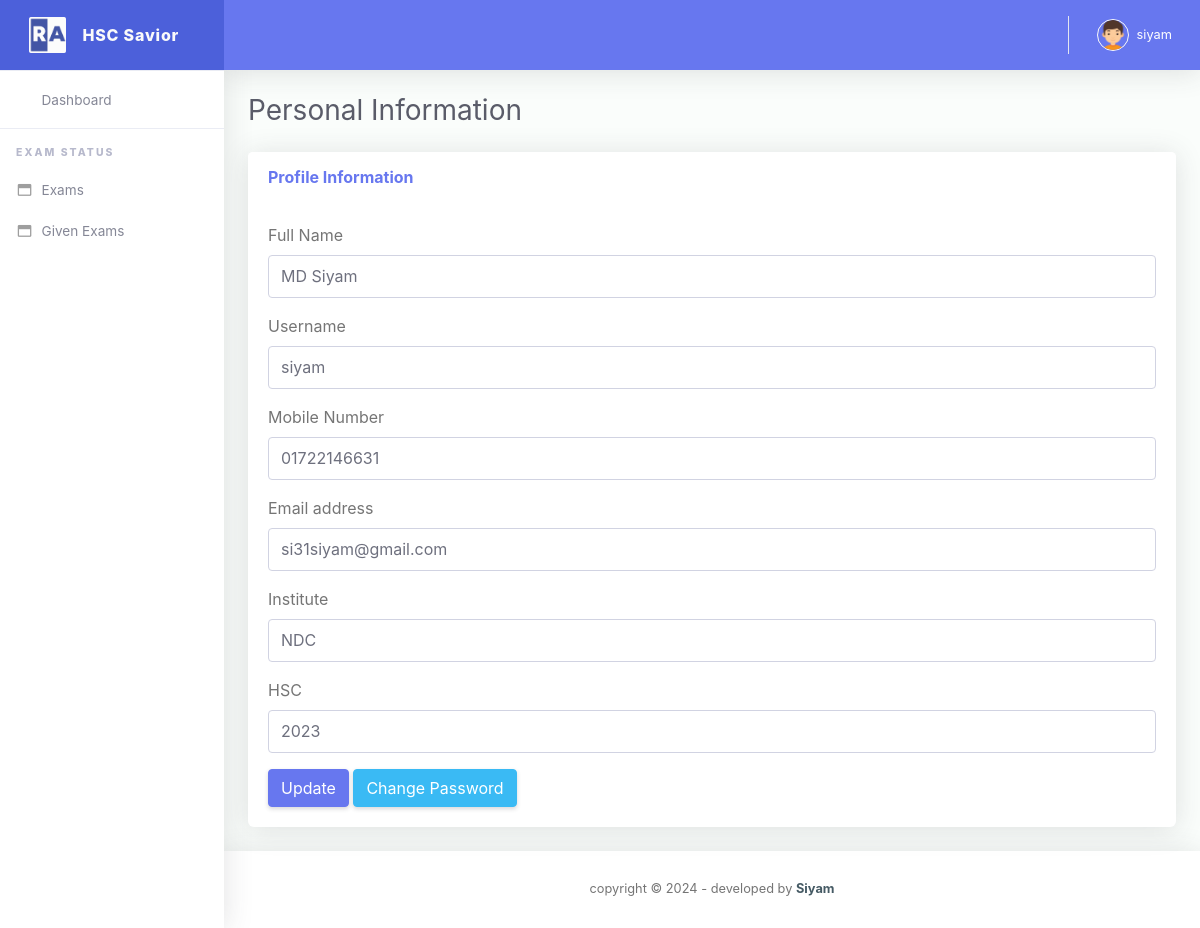
The page /details.php?Profile (signed in) on the database its author committed.
### tables this page shows
CREATE TABLE `students` (
  `id` int(11) NOT NULL,
  `student_id` varchar(255) DEFAULT NULL,
  `full_name` varchar(255) DEFAULT NULL,
  `email` varchar(255) DEFAULT NULL,
  `username` varchar(255) DEFAULT NULL,
  `mobile` varchar(255) DEFAULT NULL,
  `college` varchar(255) DEFAULT NULL,
  `hsc` varchar(255) DEFAULT NULL,
  `password` varchar(255) DEFAULT NULL,
  `confirm_password` varchar(255) DEFAULT NULL,
  `status` int(11) NOT NULL DEFAULT 1
);

### details.php (the view, shortened to what this page needs)
<?php
include './Admin/includes/dbcon.php';
?>
<!DOCTYPE html>
<html lang="en">
<head>
  <?php include './includes/head.php'; ?>
</head>
<body id="page-top">
  <div id="wrapper">
    <?php include 'includes/nav.php' ?>
    <?php
    if(isset($_GET['Profile'])){
      ?>
    <div class="container-fluid" id="container-wrapper">
      <div class="d-sm-flex align-items-center justify-content-between mb-4">
        <h1 class="h3 mb-0 text-gray-800">Personal Information</h1>
      </div>
      <div class="row">
        <div class="col-lg-12">
          <div class="card mb-4">
            <div class="card-header py-3 d-flex flex-row align-items-center justify-content-between">
              <h6 class="m-0 font-weight-bold text-primary">Profile Information</h6>
            </div>
            <div class="card-body">
              <form action="" method="post">
                <div class="form-group">
                  <label for="">Full Name</label>
                  <input type="text" class="form-control" value="<?=$studentFullName?>" id="" name="full_name">
                </div>
                <div class="form-group">
                  <label for="">Username</label>
                  <input type="text" class="form-control" value="<?=$studentUserName?>" id="" name="username" required>
                </div>
                <div class="form-group">
                  <label for="">Mobile Number</label>
                  <input type="text" class="form-control" value="<?=$studentMobile?>" id="" name="mobile">
                </div>
                <div class="form-group">
                  <label for="">Email address</label>
                  <input type="email" class="form-control" value="<?=$studentEmail?>" id="" name="email" required>
                </div>
                <div class="form-group">
                  <label for="">Institute</label>
                  <input type="text" class="form-control" value="<?=$studentInstitute?>" id="" name="college">
                </div>
                <div class="form-group">
                  <label for="">HSC</label>
                  <input type="text" class="form-control" value="<?=$studentHsc?>" id="" name="hsc">
                </div>
                <button type="submit" name="updateStudentsInformation" class="btn btn-primary">Update</button>
                <button type="button" value="<?=$student_id?>" class="btn btn-info" href="javascript:void(0);"
                  data-toggle="modal" data-target="#passwordModal">
                  Change Password
                </button>
              </form>
            </div>
          </div>
        </div>
      </div>
      <?php
    }else{
      echo "Page not Found";
    }
?>
    </div>
    <footer class="sticky-footer bg-white">
      <div class="container my-auto">
        <div class="copyright text-center my-auto">
          <span>copyright &copy;  - developed by
            <b><a href="#" target="_blank">Siyam</a></b>
          </span>
        </div>
      </div>
    </footer>
  </div>
  </div>
</body>
</html>

### includes/nav.php (shortened to what this page needs)
<?php
$student_id = $_SESSION['student_id'];
$selectStudent = mysqli_query($con,"SELECT * FROM students WHERE student_id='$student_id'");
if(mysqli_num_rows($selectStudent) > 0){
  $studentRow = mysqli_fetch_array($selectStudent);
  $studentUserName = $studentRow['username'];
  $studentFullName = $studentRow['full_name'];
  $studentEmail = $studentRow['email'];
  $studentMobile = $studentRow['mobile'];
  $studentInstitute = $studentRow['college'];
  $studentHsc = $studentRow['hsc'];
}else{
  $studentUserName = "Not Added";
  $studentFullName = "Not Added";
}
?>
<ul class="navbar-nav sidebar sidebar-light accordion" id="accordionSidebar">
  <a class="sidebar-brand d-flex align-items-center justify-content-center" href="index.php">
    <div class="sidebar-brand-icon">
      <img src="img/logo/logo2.png">
    </div>
    <div class="sidebar-brand-text mx-3">HSC Savior</div>
  </a>
  <hr class="sidebar-divider my-0">
  <li class="nav-item">
    <a class="nav-link" href="index.php">
      <i class="fas fa-fw fa-tachometer-alt"></i>
      <span>Dashboard</span></a>
  </li>
  <hr class="sidebar-divider">
  <div class="sidebar-heading">
    Exam Status
  </div>
  <li class="nav-item">
    <a class="nav-link" href="list.php?Exams">
      <i class="far fa-fw fa-window-maximize"></i>
      <span>Exams</span>
    </a>
  </li>
  <li class="nav-item">
    <a class="nav-link" href="list.php?Given-Exams">
      <i class="far fa-fw fa-window-maximize"></i>
      <span>Given Exams</span>
    </a>
  </li>
</ul>
<div id="content-wrapper" class="d-flex flex-column">
  <div id="content">
    <nav class="navbar navbar-expand navbar-light bg-navbar topbar mb-4 static-top">
      <button id="sidebarToggleTop" class="btn btn-link rounded-circle mr-3">
        <i class="fa fa-bars"></i>
      </button>
      <ul class="navbar-nav ml-auto">
        <li class="nav-item dropdown no-arrow">
          <a class="nav-link dropdown-toggle" href="#" id="searchDropdown" role="button" data-toggle="dropdown"
            aria-haspopup="true" aria-expanded="false">
            <i class="fas fa-search fa-fw"></i>
          </a>
        </li>
        <li class="nav-item dropdown no-arrow">
          <a class="nav-link dropdown-toggle" href="#" id="userDropdown" role="button" data-toggle="dropdown"
            aria-haspopup="true" aria-expanded="false">
            <img class="img-profile rounded-circle" src="img/boy.png" style="max-width: 60px">
            <span class="ml-2 d-none d-lg-inline text-white small"><?=$studentUserName?></span>
          </a>
        </li>
      </ul>
    </nav>

### rows shown on the page
students: username "siyam", full_name "MD Siyam", mobile "01722146631", email "si31siyam@gmail.com", college "NDC", hsc "2023"
